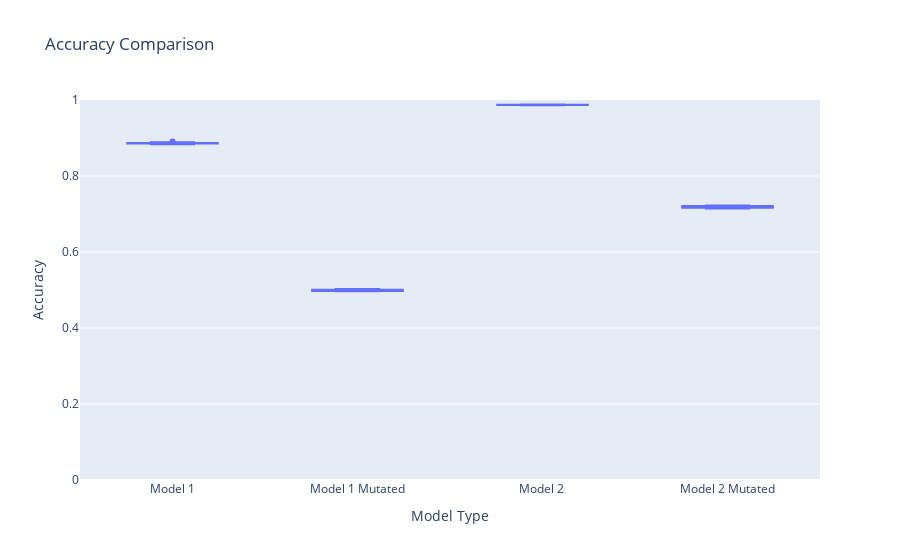

Notebook code for this chart:
### Markdown cell above
# Mutation testing

### Code cell
mutationTestResults_1 = mutationTest(model1,X,y,10)
mutationTestResults_2 = mutationTest(model2,X2,y2,10)
compareAccuracies(mutationTestResults_1,mutationTestResults_2)

### Figure 1 — Plotly figure (JSON) as saved in the notebook; plotly's stock layout.template omitted (floating-point values rounded to 4 significant figures)
{"data": [{"alignmentgroup": "True", "hovertemplate": "Model Type=%{x}<br>Accuracy=%{y}<extra></extra>", "legendgroup": "", "marker": {"color": "#636efa"}, "name": "", "notched": false, "offsetgroup": "", "orientation": "v", "showlegend": false, "type": "box", "x": ["Model 1", "Model 1", "Model 1", "Model 1", "Model 1", "Model 1", "Model 1", "Model 1", "Model 1", "Model 1", "Model 1 Mutated", "Model 1 Mutated", "Model 1 Mutated", "Model 1 Mutated", "Model 1 Mutated", "Model 1 Mutated", "Model 1 Mutated", "Model 1 Mutated", "Model 1 Mutated", "Model 1 Mutated", "Model 2 ", "Model 2 ", "Model 2 ", "Model 2 ", "Model 2 ", "Model 2 ", "Model 2 ", "Model 2 ", "Model 2 ", "Model 2 ", "Model 2 Mutated", "Model 2 Mutated", "Model 2 Mutated", "Model 2 Mutated", "Model 2 Mutated", "Model 2 Mutated", "Model 2 Mutated", "Model 2 Mutated", "Model 2 Mutated", "Model 2 Mutated"], "x0": " ", "xaxis": "x", "y": [0.8871, 0.8838, 0.8857, 0.8887, 0.8858, 0.8871, 0.8868, 0.8909, 0.8852, 0.8868, 0.499, 0.4996, 0.497, 0.4972, 0.4986, 0.5021, 0.4994, 0.4966, 0.5003, 0.5023, 0.9873, 0.9877, 0.9866, 0.9878, 0.986, 0.9872, 0.9878, 0.9877, 0.988, 0.9867, 0.7208, 0.7145, 0.7168, 0.7202, 0.7163, 0.7174, 0.7206, 0.7216, 0.7226, 0.7165], "y0": " ", "yaxis": "y"}], "layout": {"boxmode": "group", "legend": {"tracegroupgap": 0}, "title": {"text": "Accuracy Comparison"}, "xaxis": {"anchor": "y", "domain": [0, 1], "title": {"text": "Model Type"}}, "yaxis": {"anchor": "x", "domain": [0, 1], "range": [0, 1], "title": {"text": "Accuracy"}}}}
